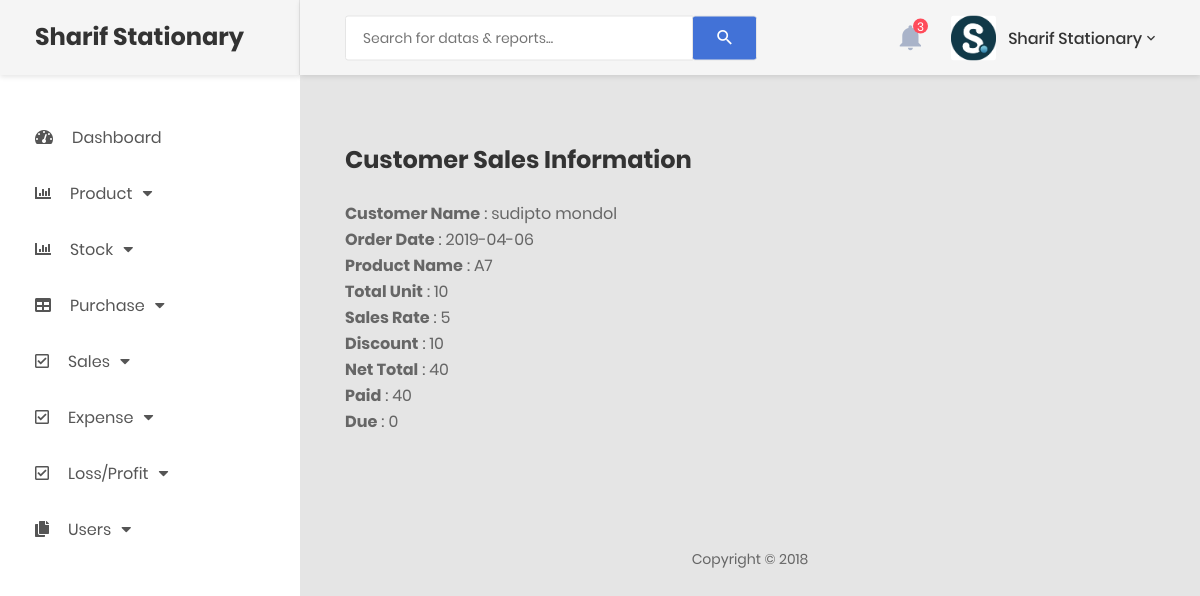
Screenshot of /inc.process/view_sales_details.php?id=13 (signed in) with the database file from the repository.
### tables this page shows
CREATE TABLE `sales` (
  `id` int(11) NOT NULL,
  `pid` varchar(11) NOT NULL,
  `order_date` date NOT NULL,
  `cust_name` varchar(100) NOT NULL,
  `pro_name` varchar(100) NOT NULL,
  `qty` varchar(50) NOT NULL,
  `unit_type` varchar(50) NOT NULL,
  `p_unit_price` varchar(11) NOT NULL,
  `price` varchar(50) NOT NULL,
  `sub_total` varchar(50) NOT NULL,
  `discount` varchar(50) NOT NULL,
  `net_total` varchar(50) NOT NULL,
  `paid` varchar(50) NOT NULL,
  `due` varchar(50) NOT NULL,
  `p_l` varchar(200) NOT NULL
);

### inc.process/view_sales_details.php (the view, shortened to what this page needs)
<?php
require 'header.php';
$edit_id=$_GET['id'];
$query="select * from sales where id='$edit_id' ";
$query_run=mysqli_query($connect ,  $query);
if($query_run){
    while($row=mysqli_fetch_array($query_run)){
        $order_date=$row['order_date'];
        $cust_name=$row['cust_name'];
        $pro_name=$row['pro_name'];
        $qty=$row['qty'];
        $price=$row['price'];
        $discount=$row['discount'];
        $net_total=$row['net_total'];
        $paid=$row['paid'];
        $due=$row['due'];
    }
}
?>
            <div class="main-content">
                <div class="section__content section__content--p30">
                    <div class="container-fluid">
                            <div class="row m-t-30">
                            <div class="col-md-12">
                                <div class="table-responsive m-b-40">
                                    <table class="table table-borderless table-data3">
                                        <h3>Customer Sales Information</h3>
                                        <br>
                                        <p><b>Customer Name</b> : <?php echo $cust_name; ?></p>
                                        <p><b>Order Date</b> : <?php echo $order_date; ?></p>
                                        <p><b>Product Name</b> : <?php echo $pro_name; ?></p>
                                        <p><b>Total Unit</b> : <?php echo $qty; ?></p>
                                        <p><b>Sales Rate</b> : <?php echo $price; ?></p>
                                        <p><b>Discount</b> : <?php echo $discount; ?></p>
                                        <p><b>Net Total</b> : <?php echo $net_total; ?></p>
                                        <p><b>Paid</b> : <?php echo $paid; ?></p>
                                        <p><b>Due</b> : <?php echo $due; ?></p>
                                        <br>
                                    </table>
                                </div>
                                <br>
                            </div>
                        </div>
                        <div class="row">
                            <div class="col-md-12">
                                <div class="copyright">
                                    <p>Copyright © 2018 </p>
                                </div>
                            </div>
                        </div>
                    </div>
                </div>
            </div>
        </div>
    </div>
    <?php require 'footer.php' ?>

### rows the page displays
sales: cust_name "sudipto mondol", order_date "2019-04-06", pro_name "A7", qty "10", price "5", discount "10", net_total "40", paid "40", due "0"
